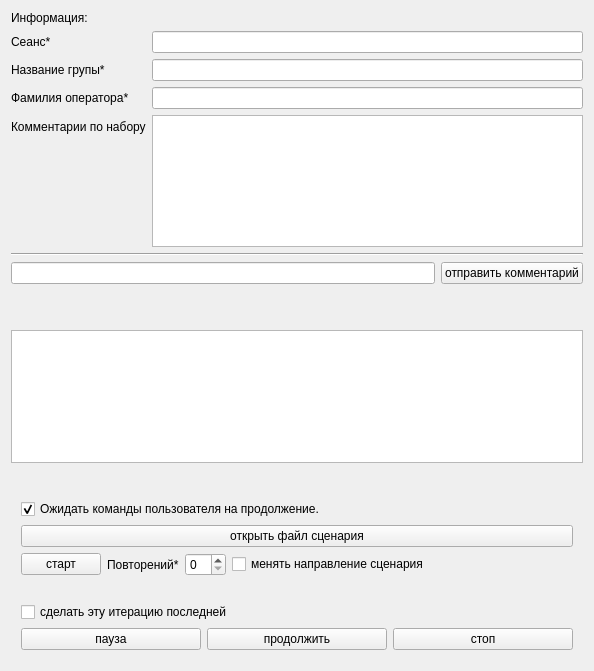
<?xml version="1.0" encoding="UTF-8"?>
<ui version="4.0">
 <class>OnlineForm</class>
 <widget class="QWidget" name="OnlineForm">
  <property name="geometry">
   <rect>
    <x>0</x>
    <y>0</y>
    <width>594</width>
    <height>671</height>
   </rect>
  </property>
  <property name="windowTitle">
   <string>Form</string>
  </property>
  <layout class="QGridLayout" name="gridLayout">
   <item row="4" column="0">
    <widget class="QLabel" name="curr_iteration_label">
     <property name="text">
      <string/>
     </property>
    </widget>
   </item>
   <item row="0" column="0">
    <layout class="QVBoxLayout" name="verticalLayout_2">
     <item>
      <widget class="QLabel" name="label">
       <property name="text">
        <string>Информация:</string>
       </property>
      </widget>
     </item>
     <item>
      <layout class="QFormLayout" name="formLayout_2">
       <property name="fieldGrowthPolicy">
        <enum>QFormLayout::AllNonFixedFieldsGrow</enum>
       </property>
       <item row="3" column="0">
        <widget class="QLabel" name="operatorSurnameLabel">
         <property name="text">
          <string>Фамилия оператора*</string>
         </property>
        </widget>
       </item>
       <item row="3" column="1">
        <widget class="QLineEdit" name="operatorSurnameEdit"/>
       </item>
       <item row="4" column="0">
        <widget class="QLabel" name="label_3">
         <property name="text">
          <string>Комментарии по набору</string>
         </property>
        </widget>
       </item>
       <item row="4" column="1">
        <widget class="QPlainTextEdit" name="acquisitionCommentsBox"/>
       </item>
       <item row="1" column="0">
        <widget class="QLabel" name="sessionLabel">
         <property name="text">
          <string>Сеанс*</string>
         </property>
        </widget>
       </item>
       <item row="1" column="1">
        <widget class="QLineEdit" name="sessionEdit"/>
       </item>
       <item row="2" column="0">
        <widget class="QLabel" name="groupLabel">
         <property name="text">
          <string>Название групы*</string>
         </property>
        </widget>
       </item>
       <item row="2" column="1">
        <widget class="QLineEdit" name="groupEdit"/>
       </item>
      </layout>
     </item>
    </layout>
   </item>
   <item row="1" column="0">
    <widget class="Line" name="line">
     <property name="orientation">
      <enum>Qt::Horizontal</enum>
     </property>
    </widget>
   </item>
   <item row="2" column="0">
    <layout class="QHBoxLayout" name="horizontalLayout_2">
     <item>
      <widget class="QLineEdit" name="commentEdit"/>
     </item>
     <item>
      <widget class="QPushButton" name="sendComment">
       <property name="text">
        <string>отправить комментарий</string>
       </property>
      </widget>
     </item>
    </layout>
   </item>
   <item row="7" column="0">
    <widget class="QLabel" name="infoLabel">
     <property name="text">
      <string/>
     </property>
    </widget>
   </item>
   <item row="6" column="0">
    <spacer name="verticalSpacer">
     <property name="orientation">
      <enum>Qt::Vertical</enum>
     </property>
     <property name="sizeHint" stdset="0">
      <size>
       <width>20</width>
       <height>40</height>
      </size>
     </property>
    </spacer>
   </item>
   <item row="5" column="0">
    <widget class="QListWidget" name="scenarioView">
     <property name="enabled">
      <bool>true</bool>
     </property>
     <property name="sizePolicy">
      <sizepolicy hsizetype="Expanding" vsizetype="Expanding">
       <horstretch>0</horstretch>
       <verstretch>0</verstretch>
      </sizepolicy>
     </property>
     <property name="editTriggers">
      <set>QAbstractItemView::NoEditTriggers</set>
     </property>
     <property name="showDropIndicator" stdset="0">
      <bool>false</bool>
     </property>
     <property name="alternatingRowColors">
      <bool>true</bool>
     </property>
     <property name="selectionMode">
      <enum>QAbstractItemView::NoSelection</enum>
     </property>
     <property name="selectionBehavior">
      <enum>QAbstractItemView::SelectRows</enum>
     </property>
    </widget>
   </item>
   <item row="8" column="0">
    <layout class="QVBoxLayout" name="verticalLayout_3">
     <property name="leftMargin">
      <number>10</number>
     </property>
     <property name="topMargin">
      <number>10</number>
     </property>
     <property name="rightMargin">
      <number>10</number>
     </property>
     <property name="bottomMargin">
      <number>10</number>
     </property>
     <item>
      <widget class="QCheckBox" name="checkUserForNextStep">
       <property name="text">
        <string>Ожидать команды пользователя на продолжение.</string>
       </property>
       <property name="checked">
        <bool>true</bool>
       </property>
      </widget>
     </item>
     <item>
      <widget class="QPushButton" name="openScenarioButton">
       <property name="text">
        <string>открыть файл сценария</string>
       </property>
      </widget>
     </item>
     <item>
      <layout class="QHBoxLayout" name="horizontalLayout_3">
       <item>
        <widget class="QPushButton" name="startButton">
         <property name="text">
          <string>старт</string>
         </property>
        </widget>
       </item>
       <item>
        <widget class="QLabel" name="iterationsLabel">
         <property name="text">
          <string>Повторений*</string>
         </property>
         <property name="textFormat">
          <enum>Qt::AutoText</enum>
         </property>
        </widget>
       </item>
       <item>
        <widget class="QSpinBox" name="iterationsBox">
         <property name="minimum">
          <number>0</number>
         </property>
        </widget>
       </item>
       <item>
        <widget class="QCheckBox" name="reversAcquisitionBox">
         <property name="text">
          <string>менять направление сценария</string>
         </property>
        </widget>
       </item>
       <item>
        <spacer name="horizontalSpacer">
         <property name="orientation">
          <enum>Qt::Horizontal</enum>
         </property>
         <property name="sizeHint" stdset="0">
          <size>
           <width>40</width>
           <height>20</height>
          </size>
         </property>
        </spacer>
       </item>
      </layout>
     </item>
     <item>
      <widget class="QLabel" name="scenario_time_label">
       <property name="text">
        <string/>
       </property>
      </widget>
     </item>
     <item>
      <widget class="QCheckBox" name="finishOnThisIterationBox">
       <property name="text">
        <string>сделать эту итерацию последней</string>
       </property>
      </widget>
     </item>
     <item>
      <layout class="QHBoxLayout" name="horizontalLayout">
       <item>
        <widget class="QPushButton" name="pauseButton">
         <property name="text">
          <string>пауза</string>
         </property>
        </widget>
       </item>
       <item>
        <widget class="QPushButton" name="resumeButton">
         <property name="text">
          <string>продолжить</string>
         </property>
        </widget>
       </item>
       <item>
        <widget class="QPushButton" name="stopButton">
         <property name="text">
          <string>стоп</string>
         </property>
        </widget>
       </item>
      </layout>
     </item>
    </layout>
   </item>
   <item row="3" column="0">
    <widget class="QLabel" name="outputPathLabel">
     <property name="text">
      <string/>
     </property>
    </widget>
   </item>
  </layout>
 </widget>
 <resources/>
 <connections/>
</ui>
